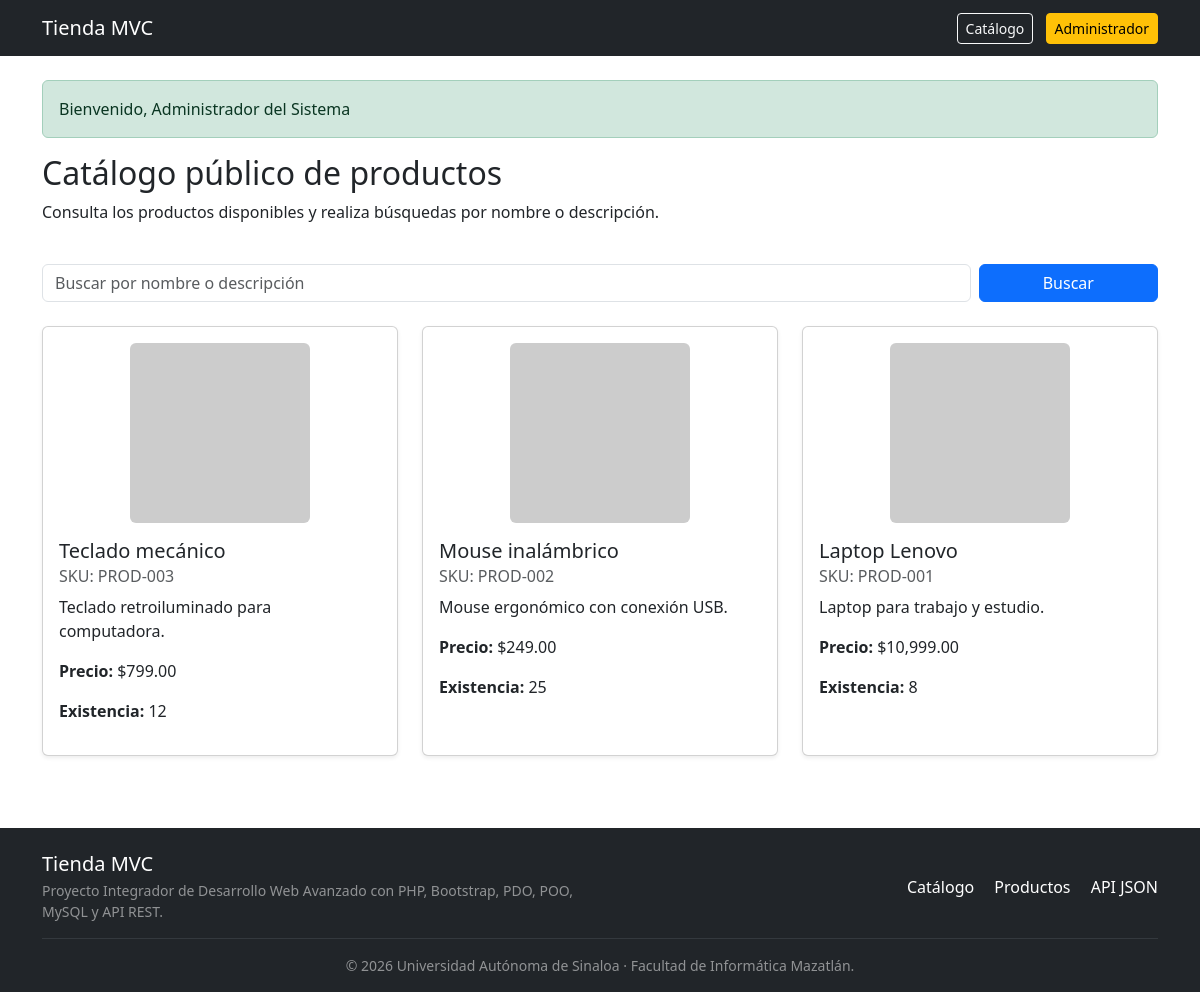
/ (signed in), run on the app's committed database.
### tables this page shows
CREATE TABLE IF NOT EXISTS productos (
    id INT AUTO_INCREMENT PRIMARY KEY,
    sku VARCHAR(50) NOT NULL UNIQUE,
    nombre VARCHAR(120) NOT NULL,
    descripcion TEXT NULL,
    precio_compra DECIMAL(10,2) NOT NULL DEFAULT 0.00,
    precio_venta DECIMAL(10,2) NOT NULL DEFAULT 0.00,
    existencia INT NOT NULL DEFAULT 0,
    imagen VARCHAR(255) NULL,
    created_at TIMESTAMP DEFAULT CURRENT_TIMESTAMP,
    updated_at TIMESTAMP DEFAULT CURRENT_TIMESTAMP ON UPDATE CURRENT_TIMESTAMP
);

### controllers/PublicController.php (called while the page is built, shortened)
<?php
class PublicController
{
    public function catalogo(): void
    {
        $termino = trim($_GET['buscar'] ?? '');
        $productoModel = new ProductoModel();
        $productos = $productoModel->buscarPublico($termino);
        require_once __DIR__ . '/../views/public/catalogo.php';
    }
}
?>

### config/Database.php (called while the page is built, shortened)
<?php
class Database
{
    private string $host = "localhost";
    private string $dbName = "productos";
    private string $username = "root";
    private string $password = "";
    private string $charset = "utf8mb4";
    public function connect(): PDO
    {
        try {
            $dsn = "mysql:host={$this->host};dbname={$this->dbName};charset={$this->charset}";
            $pdo = new PDO($dsn, $this->username, $this->password);
            $pdo->setAttribute(PDO::ATTR_ERRMODE, PDO::ERRMODE_EXCEPTION);
            $pdo->setAttribute(PDO::ATTR_DEFAULT_FETCH_MODE, PDO::FETCH_ASSOC);
            return $pdo;
        } catch (PDOException $e) {
            die("Error de conexión: " . $e->getMessage());
        }
    }
}

### models/ProductoModel.php (called while the page is built, shortened)
<?php
class ProductoModel
{
    private PDO $conexion;
    public function __construct()
    {
        $db = new Database();
        $this->conexion = $db->connect();
    }
    public function obtenerTodos(): array
    {
        try {
            $sql = 'SELECT * FROM productos ORDER BY id DESC';
            $stmt = $this->conexion->query($sql);
            return $stmt->fetchAll(PDO::FETCH_ASSOC) ?: [];
        } catch (PDOException $e) {
            return [];
        }
    }
    public function buscarPublico(string $termino = ''): array
    {
        try {
            if (trim($termino) === '') {
                return $this->obtenerTodos();
            }
            $sql = 'SELECT * FROM productos WHERE nombre LIKE :termino OR descripcion LIKE :termino ORDER BY id DESC';
            $stmt = $this->conexion->prepare($sql);
            $busqueda = '%' . $termino . '%';
            $stmt->bindParam(':termino', $busqueda);
            $stmt->execute();
            return $stmt->fetchAll();
        } catch (PDOException $e) {
            return [];
        }
    }
}
?>

### views/public/catalogo.php (the view, shortened to what this page needs)
<?php
require_once __DIR__ . '/../layouts/header.php';
?>
<div class="row mb-4">
    <div class="col-md-8">
        <h2>Catálogo público de productos</h2>
        <p>Consulta los productos disponibles y realiza búsquedas por nombre o descripción.</p>
    </div>
</div>
<form method="GET" action="index.php" class="row g-2 mb-4">
    <div class="col-md-10">
        <input type="text" name="buscar" class="form-control"
               placeholder="Buscar por nombre o descripción"
               value="<?= htmlspecialchars($termino ?? ''); ?>">
    </div>
    <div class="col-md-2">
        <button type="submit" class="btn btn-primary w-100">Buscar</button>
    </div>
</form>
<div class="row">
    <?php if (!empty($productos)): ?>
        <?php foreach ($productos as $producto): ?>
            <div class="col-4 mb-4">
                <div class="card h-100 shadow-sm">
                    <?php if (!empty($producto['imagen'])): ?>
                        <div class="text-center mt-3">
                            <img src="views/img/<?= htmlspecialchars($producto['imagen']); ?>" class="img-fluid rounded"
                                 style="width: 180px; height: 180px; object-fit: cover;">
                        </div>
                    <?php else: ?>
                        <div class="text-center mt-3">
                            <img src="https://via.placeholder.com/180x180?text=Sin+Imagen" class="img-fluid rounded">
                        </div>
                    <?php endif; ?>
                    <div class="card-body">
                        <h5 class="card-title"><?= htmlspecialchars($producto['nombre']); ?></h5>
                        <h6 class="card-subtitle mb-2 text-muted">
                            SKU: <?= htmlspecialchars($producto['sku']); ?>
                        </h6>
                        <p class="card-text"><?= htmlspecialchars($producto['descripcion']); ?></p>
                        <p><strong>Precio:</strong> $<?= number_format((float)$producto['precio_venta'], 2); ?></p>
                        <p><strong>Existencia:</strong> <?= (int)$producto['existencia']; ?></p>
                    </div>
                </div>
            </div>
        <?php endforeach; ?>
    <?php else: ?>
        <div class="col-12">
            <div class="alert alert-warning">No se encontraron productos.</div>
        </div>
    <?php endif; ?>
</div>
<?php
require_once __DIR__ . '/../layouts/footer.php';
?>

### data on the page
productos: nombre "Teclado mecánico", sku "PROD-003", descripcion "Teclado retroiluminado para computadora.", precio_venta "799.00", existencia "12"
productos: nombre "Mouse inalámbrico", sku "PROD-002", descripcion "Mouse ergonómico con conexión USB.", precio_venta "249.00", existencia "25"
productos: nombre "Laptop Lenovo", sku "PROD-001", descripcion "Laptop para trabajo y estudio.", precio_venta "10,999.00", existencia "8"

### other printed values
$_SESSION['success'] "Bienvenido, Administrador del Sistema"
